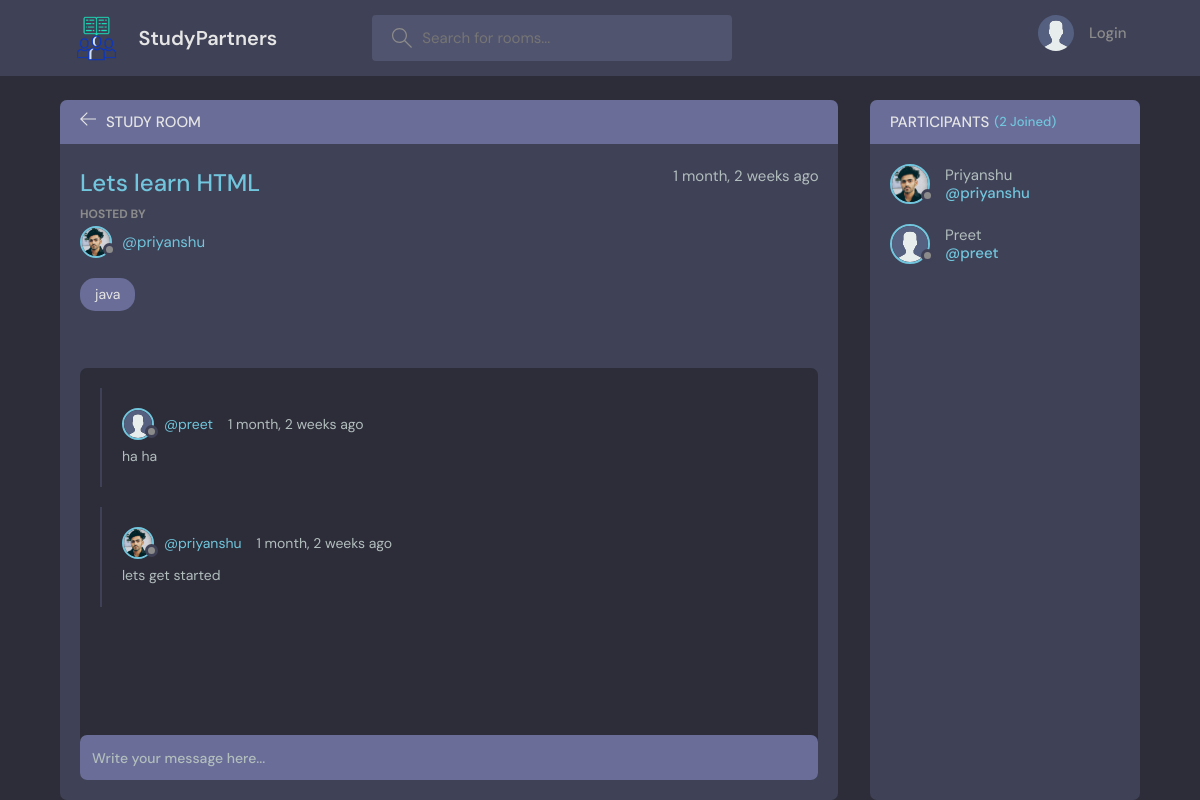
Page /room/3/ on the committed database.
### base/models.py (models this page shows, shortened)
class Room(models.Model):
    host = models.ForeignKey(User, on_delete=models.SET_NULL, null = True)
    topic =  models.ForeignKey(Topic, on_delete=models.SET_NULL, null = True)
    name = models.CharField(max_length=200)
    description = models.TextField(null=True, blank=True)
    participants = models.ManyToManyField(User, related_name='participants', blank=True)
    updated = models.DateTimeField(auto_now=True)
    created = models.DateTimeField(auto_now_add=True)
    class Meta:
        ordering = ['-updated','-created']

class User(AbstractUser):
    name = models.CharField(max_length=200, null=True)
    email = models.EmailField(unique=True)
    bio = models.TextField(null=True)
    avatar = models.ImageField(null=True,default='avatar.svg')
    USERNAME_FIELD = 'email'
    REQUIRED_FIELDS = []

class Topic(models.Model):
    name = models.CharField(max_length=200)
    def __str__(self):
        return self.name

class Message(models.Model):
    user=models.ForeignKey(User, on_delete=models.CASCADE)
    room = models.ForeignKey(Room, on_delete=models.CASCADE)
    body = models.TextField()
    updated = models.DateTimeField(auto_now=True)
    created = models.DateTimeField(auto_now_add=True)
    class Meta:
        ordering = ['-updated','-created']

### base/views.py (the view, shortened to what this page needs)
# urls.py: path('room/<str:pk>/', views.room,name = 'room'),
def room(request,pk):
    room = Room.objects.get(id=pk)
    room_messages = room.message_set.all()
    participants = room.participants.all()
    context = {'room': room, 'room_messages':room_messages, 'participants':participants}
    return render(request, 'base/room.html', context)

### base/templates/base/room.html (shortened to what this page needs)
{% extends 'main.html' %}
{%block content%}
{% load static %}
    <main class="profile-page layout layout--2">
      <div class="container">
        <div class="room">
          <div class="room__top">
            <div class="room__topLeft">
              <a href="{% url 'home' %}">
                <svg version="1.1" xmlns="http://www.w3.org/2000/svg" width="32" height="32" viewBox="0 0 32 32">
                  <title>arrow-left</title>
                  <path
                    d="M13.723 2.286l-13.723 13.714 13.719 13.714 1.616-1.611-10.96-10.96h27.625v-2.286h-27.625l10.965-10.965-1.616-1.607z"
                  ></path>
                </svg>
              </a>
              <h3>Study Room</h3>
            </div>
          </div>
          <div class="room__box scroll">
            <div class="room__header scroll">
              <div class="room__info">
                <h3>{{room.name}}</h3>
                <span>{{room.created|timesince}} ago</span>
              </div>
              <div class="room__hosted">
                <p>Hosted By</p>
                <a href="{% url 'user-profile' room.host.id %}" class="room__author">
                  <div class="avatar avatar--small">
                    <img src="{{room.host.avatar.url}}" />
                  </div>
                  <span>@{{room.host.username}}</span>
                </a>
              </div>
              <span class="room__topics">{{room.topic}}</span>
            </div>
            <div class="room__conversation">
              <div class="threads scroll">
                {%for message in room_messages%}
                <div class="thread">
                  <div class="thread__top">
                    <div class="thread__author">
                      <a href="{%url 'user-profile' message.user.id%}" class="thread__authorInfo">
                        <div class="avatar avatar--small">
                          <img src="{{message.user.avatar.url}}" />
                        </div>
                        <span>@{{message.user.username}}</span>
                      </a>
                      <span class="thread__date">{{message.created|timesince}} ago</span>
                    </div>
                  </div>
                  <div class="thread__details">
                    {{message.body}}
                  </div>
                </div>
                {%endfor%}
              </div>
            </div>
          </div>
          <div class="room__message">
            <form action="" method="POST">
              <input name="body" placeholder="Write your message here..." /></form>
          </div>
        </div>
        <div class="participants">
          <h3 class="participants__top">Participants <span>({{participants.count}} Joined)</span></h3>
          <div class="participants__list scroll">
            {% for user in participants %}
            <a href="{%url 'user-profile' user.id%}" class="participant">
              <div class="avatar avatar--medium">
                <img src="{{user.avatar.url}}" />
              </div>
              <p>
                {{user.name}}
                <span>@{{user.username}}</span>
              </p>
            </a>
            {%endfor%}
          </div>
        </div>
      </div>
    </main>
{%endblock content%}

### rows in the picture
Room: name "Lets learn HTML", created "1 month, 2 weeks", host.avatar (picture), host.username "priyanshu", topic "java"
Message: user.avatar (placeholder picture), user.username "preet", created "1 month, 2 weeks", body "ha ha"
Message: user.avatar (picture), user.username "priyanshu", created "1 month, 2 weeks", body "lets get started"
User: avatar (picture), name "Priyanshu", username "priyanshu"
User: avatar (placeholder picture), name "Preet", username "preet"

### other values in the picture
{{ participants.count }} "2"
